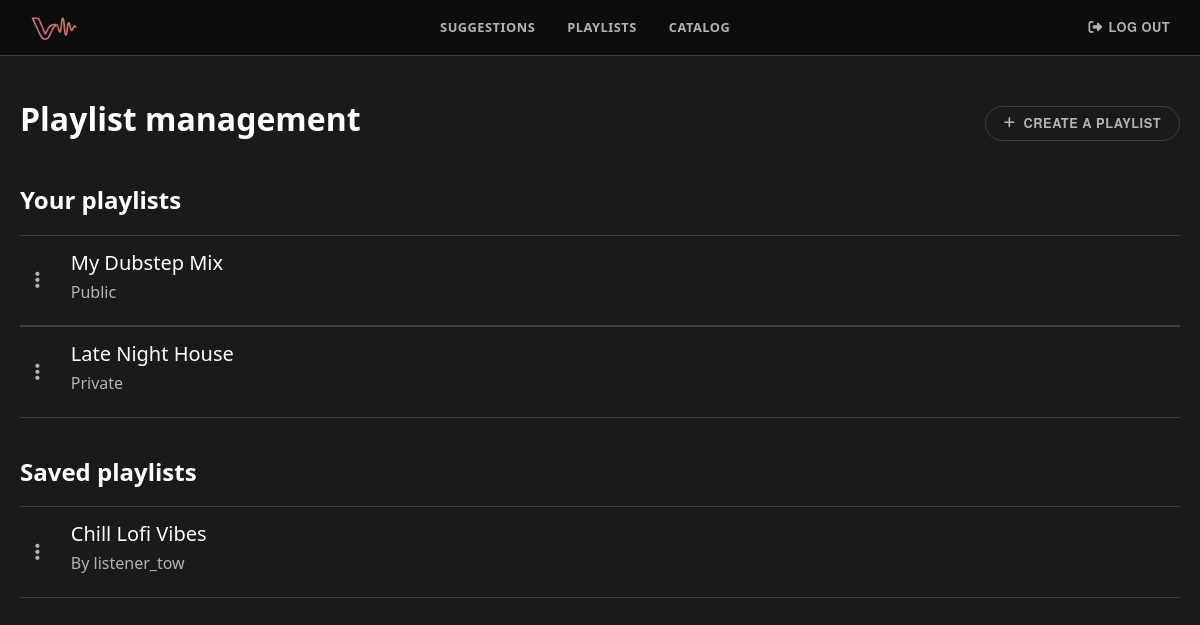
The page /me/playlists/ (signed in) on the database as committed earlier.
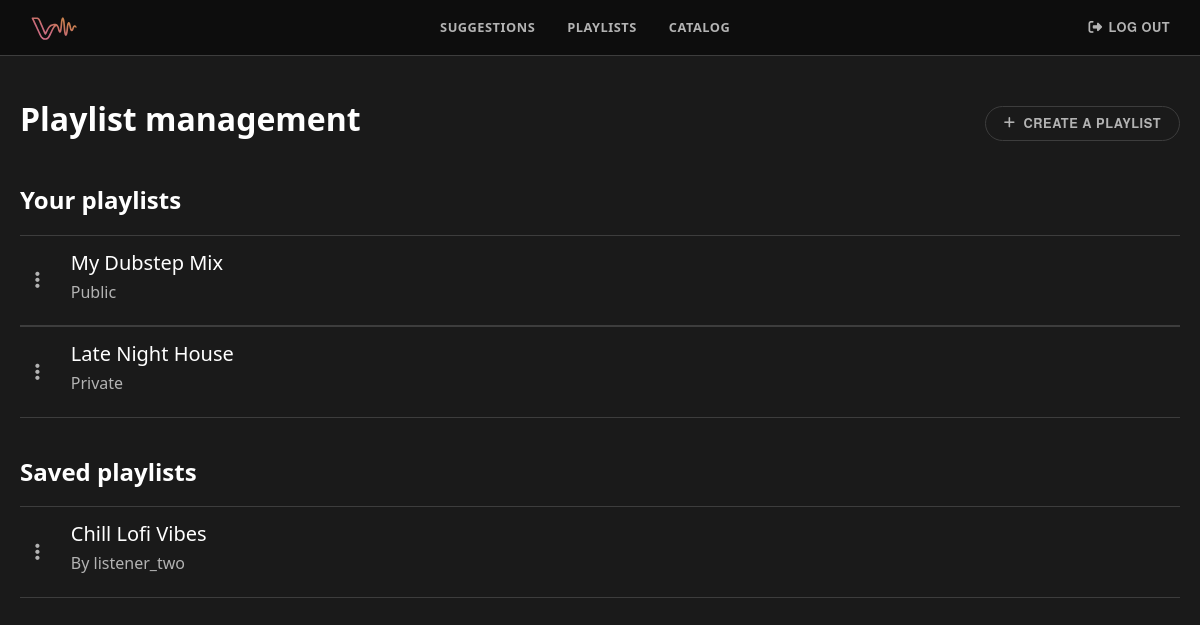
The same page on the database as committed later.
### listeners/models.py (models this page shows)
class Playlist(models.Model):
    title = models.CharField(max_length=100, default='New playlist')
    listener = models.ForeignKey(settings.AUTH_USER_MODEL, on_delete=models.CASCADE)
    saved_by = models.ManyToManyField(
        settings.AUTH_USER_MODEL,
        related_name='saved_playlists',
        blank=True)
    tracks = models.ManyToManyField('catalog.Track', blank=True, related_name='playlists')
    is_public = models.BooleanField(default=False)

### accounts/models.py (models this page shows, shortened)
class User(AbstractUser):
    objects = CustomUserManager()
    @property
    def is_listener(self):
        return self.groups.filter(name='Listeners').exists()

### listeners/views.py (the view, shortened to what this page needs)
# urls.py: path('playlists/', PlaylistView.as_view(), name='user_playlists'),
class PlaylistView(LoginRequiredMixin, generic.ListView):
    model = Playlist
    template_name = "user_playlists.html"
    context_object_name = 'playlists'
    def get_queryset(self):
        return Playlist.objects.filter(listener=self.request.user)
    def get_context_data(self, **kwargs):
        context = super().get_context_data(**kwargs)
        saved_playlists = Playlist.objects.filter(
            saved_by=self.request.user,
            is_public=True,
        ).exclude(
            listener=self.request.user)
        context['saved_playlists'] = saved_playlists
        return context

### templates/user_playlists.html (shortened to what this page needs)
{% extends "base.html" %}
{% load static %}
{% block css %}
    <link rel="stylesheet" href="{% static 'style/user_playlists.css' %}">
    <link rel="stylesheet" href="{% static 'style/search.css' %}">
{% endblock %}
{% block content %}
    <main>
        <div class="d-flex justify-content-between align-items-center flex-wrap gap-3">
            <h1 style="color: var(--text-primary); font-size: 2rem; font-weight: 800;">Playlist management</h1>
            <button class="adv-filter-btn d-flex align-items-center gap-2" style="display: flex;" data-bs-toggle="modal"
                    data-bs-target="#createPlaylistModal">
                <i class="fa-solid fa-plus"></i>
                <span>Create a playlist</span>
            </button>
        </div>
        <section id="personal-playlists">
            {% if playlists %}
                <h2 class="section-title">Your playlists</h2>
                {% for playlist in playlists %}
                    <div class="result-unit" data-type="playlist" data-id="{{ playlist.id }}"
                         data-href="{% url 'playlist_detail' playlist.id %}">
                        <div class="result-details align-items-center">
                            <div class="result-container">
                                <div class="dropdown me-3">
                                    <button class="playlist-options-btn" type="button" data-bs-toggle="dropdown"
                                            aria-expanded="false">
                                        <i class="fa-solid fa-ellipsis-vertical"></i>
                                    </button>
                                </div>
                                <div class="result-description">
                                    <h2>{{ playlist.title }}</h2>
                                    <h3>{% if playlist.is_public %}Public{% else %}Private{% endif %}</h3>
                                </div>
                            </div>
                        </div>
                    </div>
                {% endfor %}
            {% endif %}
        </section>
        <section id="saved-playlists">
            {% if saved_playlists %}
                <h2 class="section-title">Saved playlists</h2>
                {% for playlist in saved_playlists %}
                    <div class="result-unit" data-type="playlist" data-id="{{ playlist.id }}" data-userId="{{ playlist.listener }}"
                         data-href="{% url 'playlist_detail' playlist.id %}">
                        <div class="result-details">
                            <div class="result-container">
                                <div class="dropdown me-3">
                                    <button class="playlist-options-btn" type="button" data-bs-toggle="dropdown"
                                            aria-expanded="false">
                                        <i class="fa-solid fa-ellipsis-vertical"></i>
                                    </button>
                                </div>
                                <div class="result-description">
                                    <h2>{{ playlist.title }}</h2>
                                    <h3>By {{ playlist.listener.username }}</h3>
                                </div>
                            </div>
                        </div>
                    </div>
                {% endfor %}
            {% endif %}
        </section>
    </main>
{% endblock %}

### templates/base.html (shortened to what this page needs)
{% load static %}
<!DOCTYPE html>
<html lang="it">
<head>
    <link rel="stylesheet" href="{% static 'style/base.css' %}">
    <link rel="stylesheet" href="https://cdnjs.cloudflare.com/ajax/libs/font-awesome/6.5.1/css/all.min.css">
    <link href="https://cdn.jsdelivr.net/npm/bootstrap@5.0.2/dist/css/bootstrap.min.css" rel="stylesheet"
>
    {% block css %}{% endblock %}
</head>
<body>
<nav class="nav-content" role="navigation" aria-label="Main navigation">
    <div class="nav-left">
        <a href="#" class="nav-logo-link" aria-label="Home">
        </a>
    </div>
    <div class="nav-links" role="list">
        {% if user.is_listener %}
            <a href="{% url 'suggestions' %}" class="ma-nav-link" role="listitem">Suggestions</a>
            <a href="{% url 'user_playlists' %}" class="ma-nav-link" role="listitem">Playlists</a>
        {% endif %}
        <a href="{% url 'search' %}" class="ma-nav-link" role="listitem">Catalog</a>
    </div>
    <div class="nav-right">
        <form method="POST" action="{% url 'logout' %}" class="logout-form m-0 p-0">
            <button type="submit">
                <i class="fa-solid fa-right-from-bracket"></i>
                <span>Log out</span>
            </button>
        </form>
    </div>
</nav>
{% block content %}{% endblock %}
</body>
</html>

### static/style/base.css (style rules this page uses)
*, *::before, *::after { box-sizing: border-box; margin: 0; padding: 0; }
html, body { width: 100%; overflow-x: hidden; font-family: 'Helvetica Neue', Arial, sans-serif; -webkit-tap-highlight-color: transparent; color: #fff; }
body { background-color: var(--bg-surface) !important }
:root { --bg-primary: #0D0D0D; --bg-surface: #1A1A1A; --bg-hover: #2A2A2A; --border: #3D3D3D; --accent-from: #E8517A; --accent-to: #E8874A; --accent-grad: linear-gradient(135deg, #E8517A 0%, #E8874A 100%); --accent-mid: #E86A5F; --accent-violet: #7B2FFF; --accent-cyan: #00E5FF; --accent-orange: #FF8C00; --text-primary: #FFFFFF; --text-muted: #B3B3B3; --text-hint: #595959; --nav-height: 56px; }
.nav-content { position: fixed; top: 0; left: 0; right: 0; height: var(--nav-height); display: flex; align-items: center; justify-content: space-between; padding: 0 16px; background: var(--bg-primary); border-bottom: 1px solid var(--border); z-index: 1000; gap: 12px; }
.nav-left { display: flex; align-items: center; gap: 8px; flex-shrink: 0; }
.nav-logo-link { text-decoration: none; background: var(--accent-grad); -webkit-background-clip: text; -webkit-text-fill-color: transparent; background-clip: text; font-size: 1.4rem; line-height: 1; }
.nav-logo-link svg { width: 80px; height: auto; display: block; }
.nav-links { display: flex; align-items: center; gap: 4px; flex: 1; justify-content: center; overflow: hidden; transition: opacity 0.2s; }
.ma-nav-link { white-space: nowrap; padding: 7px 14px; border-radius: 8px; font-size: 0.8rem; font-weight: 700; letter-spacing: 0.04em; text-transform: uppercase; color: var(--text-muted); text-decoration: none; transition: color 0.2s, background 0.2s; }
.nav-right { display: flex; align-items: center; flex-shrink: 0; }
main { margin: 100px 20px; }
.logout-form button { white-space: nowrap; padding: 7px 14px; border-radius: 8px; font-size: 0.8rem; font-weight: 700; letter-spacing: 0.04em; text-transform: uppercase; color: var(--text-muted); background: transparent; border: none; cursor: pointer; transition: color 0.2s, background 0.2s; font-family: 'Helvetica Neue', Arial, sans-serif; display: flex; align-items: center; gap: 6px; }
.logout-form button i { font-size: 0.85rem; }

### static/style/user_playlists.css (style rules this page uses)
.playlist-options-btn { background: transparent; border: none; color: var(--text-muted); font-size: 1.2rem; cursor: pointer; transition: color 0.2s; }
.section-title { color: var(--text-primary); font-size: 1.5rem; font-weight: 800; margin-bottom: 20px; margin-top: 40px; }
.adv-filter-btn { text-decoration: none; margin-left: 0.8rem; font-weight: 700; }

### static/style/search.css (style rules this page uses)
.ma-filter-btn, .adv-filter-btn { padding: 7px 18px; border-radius: 20px; border: 1px solid var(--border); background: var(--bg-surface); color: var(--text-muted); font-family: 'Helvetica Neue', Arial, sans-serif; font-size: 0.8rem; font-weight: 700; letter-spacing: 0.04em; text-transform: uppercase; cursor: pointer; transition: color 0.2s, background 0.2s, border-color 0.2s; }
.adv-filter-btn { display: none; align-items: center; gap:10px }
.result-unit, .result-details { display: flex; flex-direction: row; }
.result-unit { border-top: 1px solid var(--border); border-bottom: 1px solid var(--border); padding: 15px; justify-content: space-between; align-items: center; cursor: pointer; }
.result-description { margin-left: 15px; }
.result-description h2, .song-detail h2 { font-size: 1.25rem; color: var(--text-primary); }
.result-description h3, .song-detail h3 { font-size: 1rem; color: var(--text-muted); }
.adv-filter-btn { flex-shrink: 0; transition: opacity 0.2s, width 0.2s, padding 0.2s; }
.result-details { justify-content: space-between; flex: 1; }
.result-container { display: flex; flex-direction: row; align-items: center; }

Rows that differ between the two databases and show on the page:
changed through a linked row, Playlist "Chill Lofi Vibes": listener.username "listener_tow" → "listener_two"
